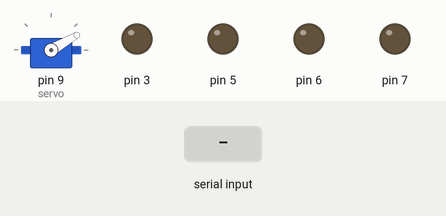
A sketch run on a simulated Arduino Uno, built with avr-gcc and run on an emulated ATmega328P. Parts: servo, output pins drawn as LEDs (lit = HIGH). Inputs (shaded band) come from the test bench.

Above: at 1.2 s.
1.3 s: "w" received over Serial
At 2.4 s:
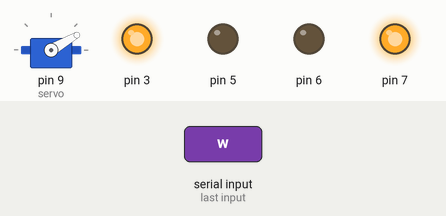
2.8 s: "a" received over Serial
At 3.6 s:
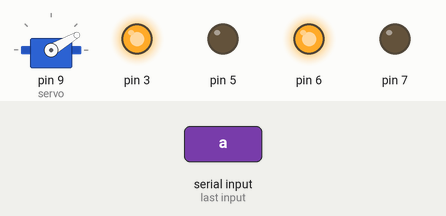
4.3 s: "s" received over Serial
At 4.7 s:
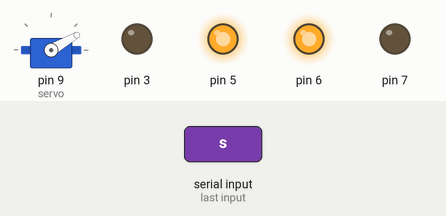
5.8 s: "d" received over Serial
At 7.0 s:
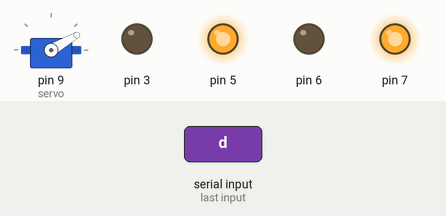
7.3 s: "f" received over Serial
At 8.2 s:
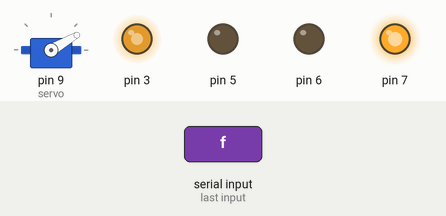
8.8 s: "x" received over Serial
At 9.3 s:
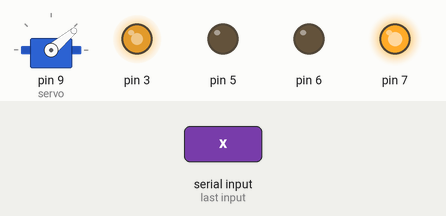
Timing chart, 0 to 11.3 s (numbered marks = the images above; inputs shaded):
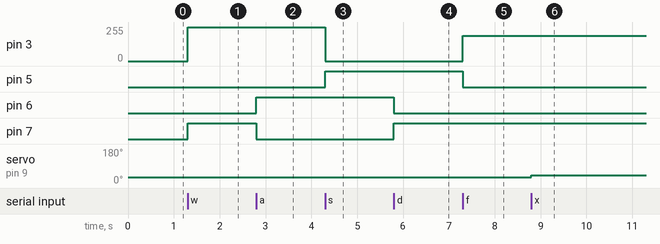

Measured:
- after the input at 1.3 s, pin 3: 0/255 → 255/255 at once; pin 7: LOW → HIGH at once
- after the input at 2.8 s, pin 6: LOW → HIGH at once; pin 7: HIGH → LOW at once
- after the input at 4.3 s, pin 3: 255/255 → 0/255 at once; pin 5: LOW → HIGH at once
- after the input at 5.8 s, pin 6: HIGH → LOW at once; pin 7: LOW → HIGH at once
- after the input at 7.3 s, pin 3: 0/255 → 190/255 at once; pin 5: HIGH → LOW at once
- after the input at 8.8 s, servo on pin 9 (servo): 30° → 40° at once

The sketch:

lanyache.ino
```cpp
#include <Servo.h>

Servo servo;
int value = 30;

void setup() {
  // put your setup code here, to run once:
  Serial.begin(115200);
  servo.attach(9);
  pinMode(3, OUTPUT);
  pinMode(5, OUTPUT);
  pinMode(6, OUTPUT);
  pinMode(7, OUTPUT);
  ting();
  servo.write(value);
}

void qian(){
  digitalWrite(3, HIGH);
  digitalWrite(5, LOW);
  digitalWrite(6, LOW);
  digitalWrite(7, HIGH);
}

void zuo(){
  digitalWrite(3, HIGH);
  digitalWrite(5, LOW);
  digitalWrite(6, HIGH);
  digitalWrite(7, LOW);
}

void you(){
  digitalWrite(3, LOW);
  digitalWrite(5, HIGH);
  digitalWrite(6, LOW);
  digitalWrite(7, HIGH);
}

void you2(){
  analogWrite(3, 190);
  digitalWrite(5, LOW);
  digitalWrite(6, LOW);
  digitalWrite(7, HIGH);
}

void hou(){
  digitalWrite(3, LOW);
  digitalWrite(5, HIGH);
  digitalWrite(6, HIGH);
  digitalWrite(7, LOW);
}

void ting(){
  digitalWrite(3, LOW);
  digitalWrite(5, LOW);
  digitalWrite(7, LOW);
  digitalWrite(6, LOW);
}


void xx(){
  if(value<180)value+=10;
  servo.write(value);
}

void zz(){
  if(value>0)value-=10;
  servo.write(value);
}

void serialEvent() {
  char c = (char)Serial.read();
  if(c=='w')qian();
  else if(c=='a')zuo();
  else if(c=='s')hou();
  else if(c=='d')you();
  else if(c=='f')you2();
  else if(c=='x')xx();
  else if(c=='z')zz();
  else if(c=='t')ting();
}

void loop() {
  // put your main code here, to run repeatedly:
}
```
